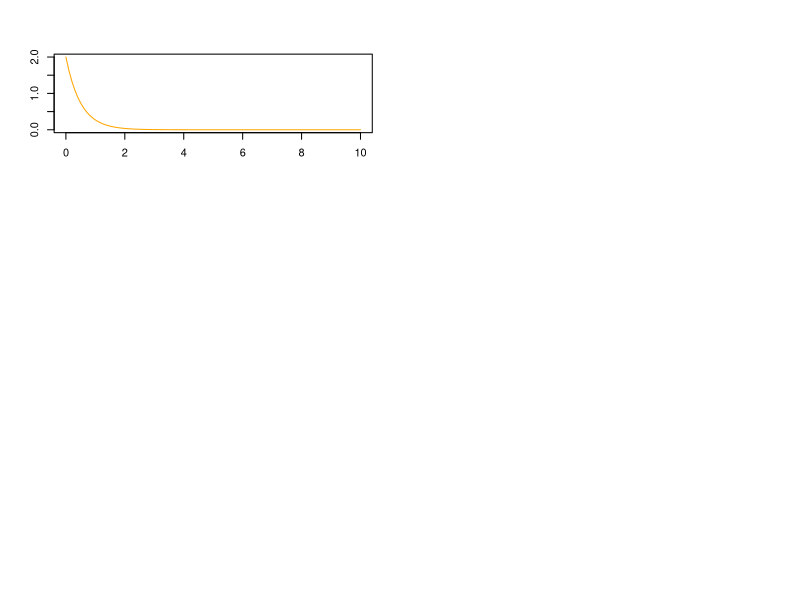

Source code (R): (Note: this script raises an error after producing the figure.)
## ---- chunk 1
n <- 100
true_theta <- 5
set.seed(123)
y <- rpois(n,true_theta)
a <- 1
b <- 2
conf <- 0.05
theta <- seq(0,10,length = 100)
par(mfrow = c(3,2))
q_low <- qgamma(conf,a,b)
q_high <- qgamma(1-conf,a,b)
prior <- dgamma(theta,shape = a, rate = b)
plot(theta,prior, type = 'l', col = 'orange', xlab = 'Theta Values',
       ylab = 'Density',
       main = paste('n = ',i,sep = ''))
  abline(v = 5, lty = 2)
polygon(c(q_low,theta[theta >= q_low & theta <= q_high],q_high),
        c(0,prior[theta >= q_low & theta <= q_high],0),
        col = 'orange',border = 'orange')
legend('topright', inset = .02, legend = c('Prior'),
         col = c('orange'), lwd = 2)
for (i in c(5,10,25,50,100)){
  prior <- dgamma(theta,shape = a, rate = b)
  posterior <- dgamma(theta,shape = a + sum(y[1:i]), rate = b + i)
  plot(theta,prior, type = 'l', col = 'orange', xlab = 'Theta Values',
       ylab = 'Density',
       main = paste('n = ',i,sep = ''))
  lines(theta,posterior,col = 'green')
  q_low <- qgamma(conf,a + sum(y[1:i]),b + i)
  q_high <- qgamma(1-conf,a + sum(y[1:i]),b + i)
  polygon(c(q_low,theta[theta >= q_low & theta <= q_high],q_high),
        c(0,posterior[theta >= q_low & theta <= q_high],0),
        col = 'lightgreen',border = 'lightgreen')
  abline(v = 5, lty = 2)
  legend('topright', inset = .02, legend = c('Prior', 'Posterior'),
         col = c('orange', 'green'), lwd = 2)
}
## ---- chunk 2
n <- 100
true_theta <- 5
set.seed(123)
y <- rpois(n,true_theta)
a <- 1
b <- 2
conf <- 0.05
theta <- seq(0,10,length = 100)
par(mfrow = c(3,2))
q_low <- 0
q_high <- qgamma(1-conf,a,b)
prior <- dgamma(theta,shape = a, rate = b)
plot(theta,prior, type = 'l', col = 'orange', xlab = 'Theta Values',
       ylab = 'Density',
       main = paste('n = ',i,sep = ''))
  abline(v = 5, lty = 2)
polygon(c(q_low,theta[theta >= q_low & theta <= q_high],q_high),
        c(0,prior[theta >= q_low & theta <= q_high],0),
        col = 'orange',border = 'orange')
legend('topright', inset = .02, legend = c('Prior'),
         col = c('orange'), lwd = 2)
for (i in c(5,10,25,50,100)){
  prior <- dgamma(theta,shape = a, rate = b)
  posterior <- dgamma(theta,shape = a + sum(y[1:i]), rate = b + i)
  plot(theta,prior, type = 'l', col = 'orange', xlab = 'Theta Values',
       ylab = 'Density',
       main = paste('n = ',i,sep = ''))
  lines(theta,posterior,col = 'green')
  q_high <- qgamma(1-conf,a + sum(y[1:i]),b + i)
  polygon(c(q_low,theta[theta >= q_low & theta <= q_high],q_high),
        c(0,posterior[theta >= q_low & theta <= q_high],0),
        col = 'lightgreen',border = 'lightgreen')
  abline(v = 5, lty = 2)
  legend('topright', inset = .02, legend = c('Prior', 'Posterior'),
         col = c('orange', 'green'), lwd = 2)
}
